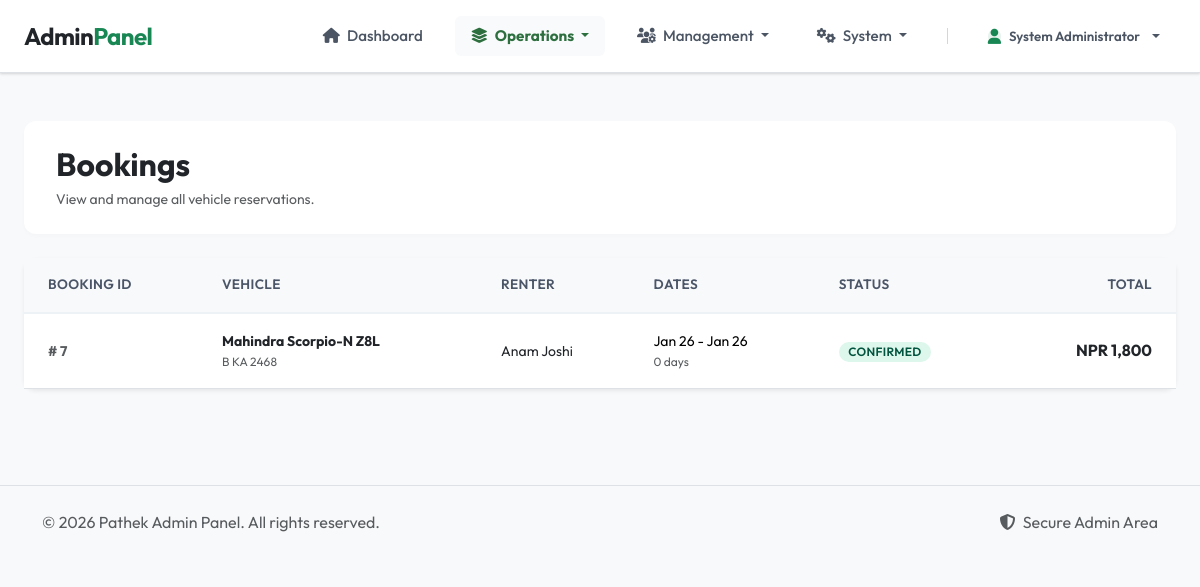
Screenshot of /index.php?page=admin&action=bookings (signed in) with the database file from the repository.
### tables this page shows
CREATE TABLE `bookings` (
  `booking_id` int(11) NOT NULL,
  `vehicle_id` int(11) NOT NULL,
  `renter_id` int(11) NOT NULL,
  `pickup_date` date NOT NULL,
  `dropoff_date` date NOT NULL,
  `total_price` decimal(10,2) NOT NULL,
  `booking_status` enum('pending','confirmed','completed','cancelled') DEFAULT 'pending',
  `pickup_location` varchar(255) DEFAULT NULL,
  `dropoff_location` varchar(255) DEFAULT NULL,
  `created_at` timestamp NOT NULL DEFAULT current_timestamp(),
  `updated_at` timestamp NOT NULL DEFAULT current_timestamp() ON UPDATE current_timestamp()
);

CREATE TABLE `vehicles` (
  `vehicle_id` int(11) NOT NULL,
  `owner_id` int(11) NOT NULL,
  `vehicle_name` varchar(150) NOT NULL,
  `brand` varchar(100) NOT NULL,
  `model` varchar(100) NOT NULL,
  `vehicle_type` enum('Car','Bike','Scooty') NOT NULL,
  `year` int(11) NOT NULL,
  `plate_number` varchar(50) NOT NULL,
  `price_per_day` decimal(10,2) NOT NULL,
  `seating_capacity` int(11) DEFAULT NULL,
  `driver_available` tinyint(1) DEFAULT 0,
  `utility_type` enum('Personal','Commercial','Tourism') DEFAULT 'Personal',
  `pickup_type` enum('Airport','Domestic Tour','City Use','General') DEFAULT 'General',
  `description` text DEFAULT NULL,
  `image_path` varchar(255) DEFAULT 'assets/images/default-vehicle.jpg',
  `image_path_2` varchar(255) DEFAULT NULL,
  `image_path_3` varchar(255) DEFAULT NULL,
  `admin_feedback` text DEFAULT NULL,
  `availability_status` enum('available','booked','maintenance') DEFAULT 'available',
  `approval_status` enum('pending','approved','rejected','fixes_needed') DEFAULT 'pending',
  `created_at` timestamp NOT NULL DEFAULT current_timestamp(),
  `updated_at` timestamp NOT NULL DEFAULT current_timestamp() ON UPDATE current_timestamp()
);

CREATE TABLE `users` (
  `user_id` int(11) NOT NULL,
  `full_name` varchar(100) NOT NULL,
  `email` varchar(100) NOT NULL,
  `password_hash` varchar(255) NOT NULL,
  `phone` varchar(20) DEFAULT NULL,
  `user_role` enum('admin','owner_pending','owner_verified','owner_rejected','renter') NOT NULL DEFAULT 'renter',
  `account_status` enum('active','blocked') DEFAULT 'active',
  `otp_hash` varchar(255) DEFAULT NULL,
  `otp_expires_at` datetime DEFAULT NULL,
  `is_email_verified` tinyint(1) DEFAULT 0,
  `created_at` timestamp NOT NULL DEFAULT current_timestamp(),
  `updated_at` timestamp NOT NULL DEFAULT current_timestamp() ON UPDATE current_timestamp()
);

### app/controllers/AdminController.php (called while the page is built, shortened)
<?php
class AdminController
{
    private $db;
    public function __construct()
    {
        $this->db = Database::getInstance()->getConnection();
    }
    public function bookings()
    {
        $bookings = [];
        $check = $this->db->query("SHOW TABLES LIKE 'bookings'");
        if ($check && $check->num_rows > 0) {
            $query = "SELECT b.*, v.vehicle_name, v.plate_number, u.full_name as renter_name
                      FROM bookings b
                      LEFT JOIN vehicles v ON b.vehicle_id = v.vehicle_id
                      LEFT JOIN users u ON b.renter_id = u.user_id
                      ORDER BY b.created_at DESC";
            $result = $this->db->query($query);
            if ($result) {
                while ($row = $result->fetch_assoc()) {
                    $bookings[] = $row;
                }
            }
        }
        require APP_PATH . "/views/admin/bookings.php";
    }
}

### config/db.php (called while the page is built, shortened)
<?php
class Database
{
    private static $instance = null;
    private $conn;
    private function __construct()
    {
        $this->conn = new mysqli(DB_HOST, DB_USER, DB_PASS, DB_NAME);
        $this->conn->set_charset("utf8mb4");
    }
    public static function getInstance()
    {
        if (self::$instance === null) {
            self::$instance = new Database();
        }
        return self::$instance;
    }
    public function getConnection(): mysqli
    {
        return $this->conn;
    }
}

### app/views/admin/bookings.php (the view, shortened to what this page needs)
<?php
require APP_PATH . '/views/layouts/admin_navbar.php';
?>
<link rel="stylesheet" href="./assets/css/admin.css">
<div class="container-fluid px-4 py-5">
    <div class="admin-page-header d-flex justify-content-between align-items-center mb-4">
        <div>
            <h2 class="fw-bold text-dark mb-1">Bookings</h2>
            <p class="text-muted small mb-0">View and manage all vehicle reservations.</p>
        </div>
    </div>
    <div class="card admin-card border-0 shadow-sm">
        <div class="card-body p-0">
            <div class="table-responsive">
                <table class="table admin-table align-middle mb-0">
                    <thead>
                        <tr>
                            <th class="ps-4">Booking ID</th>
                            <th>Vehicle</th>
                            <th>Renter</th>
                            <th>Dates</th>
                            <th>Status</th>
                            <th class="text-end pe-4">Total</th>
                        </tr>
                    </thead>
                    <tbody>
                        <?php if (empty($bookings)): ?>
                            <tr>
                                <td colspan="6" class="text-center py-5">
                                    <div class="text-muted mb-2"><i class="fas fa-calendar-times fa-2x opacity-25"></i>
                                    </div>
                                    <p class="small text-muted mb-0">No bookings found in the system.</p>
                                </td>
                            </tr>
                        <?php else: ?>
                            <?php foreach ($bookings as $b): ?>
                                <tr>
                                    <td class="ps-4 fw-bold text-muted small">
                                        #
                                        <?php echo $b['booking_id']; ?>
                                    </td>
                                    <td>
                                        <div class="fw-bold text-dark small">
                                            <?php echo htmlspecialchars($b['vehicle_name']); ?>
                                        </div>
                                        <div class="text-muted admin-text-xs">
                                            <?php echo htmlspecialchars($b['plate_number']); ?>
                                        </div>
                                    </td>
                                    <td>
                                        <div class="small text-dark">
                                            <?php echo htmlspecialchars($b['renter_name']); ?>
                                        </div>
                                    </td>
                                    <td>
                                        <div class="small">
                                            <?php echo date('M d', strtotime($b['pickup_date'])); ?> -
                                            <?php echo date('M d', strtotime($b['dropoff_date'])); ?>
                                        </div>
                                        <div class="text-muted admin-text-xs">
                                            <?php
                                            $days = (strtotime($b['dropoff_date']) - strtotime($b['pickup_date'])) / (60 * 60 * 24);
                                            echo ceil($days) . " days";
                                            ?>
                                        </div>
                                    </td>
                                    <td>
                                        <?php
                                        $statusClass = match ($b['booking_status']) {
                                            'confirmed' => 'bg-success',
                                            'pending' => 'bg-warning',
                                            'cancelled' => 'bg-danger',
                                            'completed' => 'bg-primary',
                                            default => 'bg-secondary'
                                        };
                                        ?>
                                        <span class="badge badge-modern <?php echo $statusClass; ?>">
                                            <?php echo ucfirst($b['booking_status']); ?>
                                        </span>
                                    </td>
                                    <td class="text-end pe-4 fw-bold text-dark">
                                        NPR
                                        <?php echo number_format($b['total_price']); ?>
                                    </td>
                                </tr>
                            <?php endforeach; ?>
                        <?php endif; ?>
                    </tbody>
                </table>
            </div>
        </div>
    </div>
</div>
<?php require APP_PATH . '/views/layouts/admin_footer.php'; ?>

### assets/css/base.css (style rules this page uses)
* { margin: 0; padding: 0; box-sizing: border-box; }
body { font-family: 'Outfit', 'Segoe UI', system-ui, -apple-system, sans-serif; color: #111827; line-height: 1.6; background-color: #f3f4f6; }
.badge-modern { padding: 0.35em 0.8em; border-radius: 9999px; font-weight: 600; font-size: 0.75rem; text-transform: uppercase; letter-spacing: 0.025em; }
.badge-modern.bg-success { background-color: #def7ec !important; color: #03543f !important; }

### assets/css/admin.css (style rules this page uses)
.admin-card { border: none; border-radius: 12px; box-shadow: 0 4px 12px rgba(0, 0, 0, 0.05); transition: transform 0.2s, box-shadow 0.2s; }
.admin-table thead th { background-color: #f8f9fa; border-bottom: 2px solid #edf2f7; color: #4a5568; font-weight: 600; font-size: 0.85rem; text-transform: uppercase; letter-spacing: 0.025em; padding: 1rem; }
.admin-table tbody td { padding: 1rem; vertical-align: middle; }
.admin-page-header { background: white; padding: 1.5rem 2rem; border-radius: 12px; box-shadow: 0 2px 4px rgba(0, 0, 0, 0.02); margin-bottom: 2rem; }
.admin-text-xs { font-size: 0.75rem; }

### rows the page displays
bookings: booking_id "7", vehicle.vehicle_name "Mahindra Scorpio-N Z8L", vehicle.plate_number "B KA 2468", renter.full_name "Anam Joshi", pickup_date "Jan 26", dropoff_date "Jan 26", ceil($days) "0", booking_status "CONFIRMED", total_price "1,800"

### other values shown
$_SESSION['user_name'] "System Administrator"
